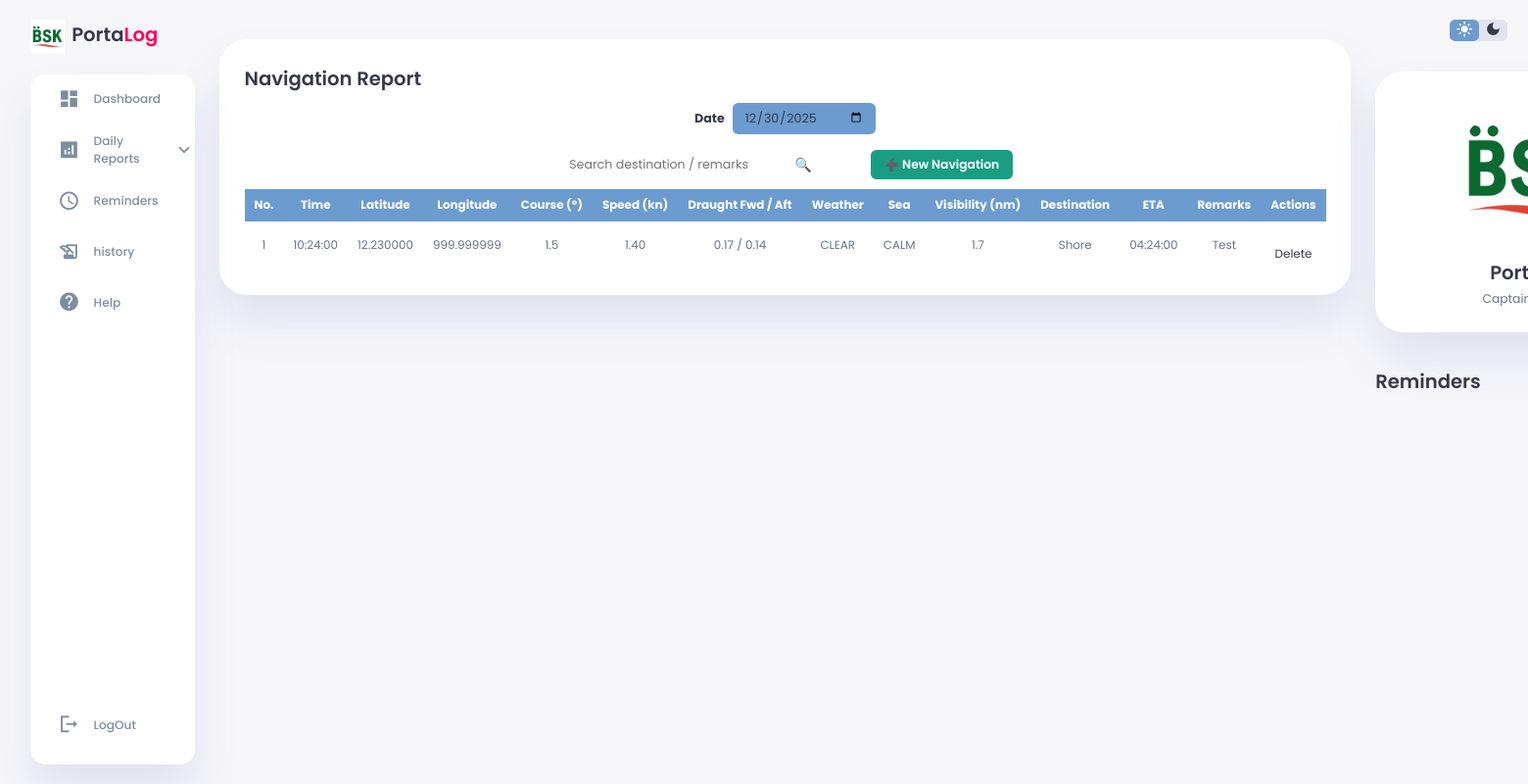
The page /navigation-report.php?date=2025-12-30 (signed in) on the database its author committed.
### tables this page shows
CREATE TABLE `navigationreports` (
  `nav_id` bigint(20) NOT NULL AUTO_INCREMENT,
  `vessel_id` bigint(20) NOT NULL,
  `log_date` date NOT NULL,
  `report_time` time NOT NULL,
  `latitude` decimal(9,6) NOT NULL,
  `longitude` decimal(9,6) NOT NULL,
  `course_deg` decimal(5,1) DEFAULT NULL,
  `speed_kn` decimal(5,2) DEFAULT NULL,
  `draught_fwd_m` decimal(5,2) DEFAULT NULL,
  `draught_aft_m` decimal(5,2) DEFAULT NULL,
  `weather` varchar(120) DEFAULT NULL,
  `sea_state` varchar(60) DEFAULT NULL,
  `visibility_nm` decimal(4,1) DEFAULT NULL,
  `destination` varchar(120) DEFAULT NULL,
  `eta` time DEFAULT NULL,
  `remarks` text DEFAULT NULL,
  PRIMARY KEY (`nav_id`),
  KEY `fk_navigationreports_vessel` (`vessel_id`)
);

### navigation-report.php (the view, shortened to what this page needs)
<?php
require_once "auto_cleanup_reminder.php";
$log_date = $_GET['date'] ?? date("Y-m-d");
$vessel_id = $_SESSION['vessel_id'] ?? null;
$date = $_GET['date'] ?? date("Y-m-d");
$search = $_GET['search'] ?? '';
$sql = "SELECT * FROM navigationreports WHERE vessel_id=? AND log_date=?";
$params = [$vessel_id, $date];
$sql .= " ORDER BY report_time ASC, nav_id ASC";
$stmt = $pdo->prepare($sql);
$stmt->execute($params);
$rows = $stmt->fetchAll(PDO::FETCH_ASSOC);
$q = $pdo->prepare("SELECT status FROM dailystatus WHERE vessel_id=? AND log_date=? LIMIT 1");
$q->execute([$vessel_id, $log_date]);
$status = $q->fetchColumn();
?>
<!DOCTYPE html>
<html lang="en">
<head>
    <link rel="stylesheet" href="style.css" />
    <link rel="stylesheet" href="locked.css" />
</head>
<body>
    <div class="container">
        <aside>
            <div class="toggle">
                <div class="logo">
                    <img src="image/BSK_LOGO.jpg" alt="Logo">
                    <h2>Porta<span class="danger">Log</span></h2>
                </div>
            </div>
            <div class="sidebar">
                <a href="dashboard.php"><span class="material-icons-sharp">dashboard</span>
                    <h3>Dashboard</h3>
                </a>
                <div class="dropdown">
                    <a href="#" class="dropdown-toggle">
                        <span class="material-icons-sharp">analytics</span>
                        <h3>Daily Reports</h3>
                        <span class="material-icons-sharp arrow">expand_more</span>
                    </a>
                </div>
                <a href="captain-reminders.php"><span class="material-icons-sharp">schedule</span>
                    <h3>Reminders</h3>
                </a>
                <a href="history.php"><span class="material-icons-sharp">history_edu</span>
                    <h3>history</h3>
                </a>
                <a href="help.php"><span class="material-icons-sharp">help</span>
                    <h3>Help</h3>
                </a>
                <a href="login.php" class="logout"><span class="material-icons-sharp">logout</span>
                    <h3>LogOut</h3>
                </a>
            </div>
        </aside>
        <main>
            <div class="navigation-table">
                <h2>Navigation Report</h2>
                <form method="GET" class="controls">
                    <div class="date-input">
                        <label for="datePick"><strong>Date</strong></label>
                        <input type="date" id="datePick" name="date" value="<?php echo htmlspecialchars($date); ?>">
                    </div>
                    <div class="search-row">
                        <input type="search" id="searchBox" name="search"
                            placeholder="Search destination / remarks / weather..."
                            value="<?php echo htmlspecialchars($search); ?>">
                        <button type="submit" class="btn btn-primary">🔍 Filter</button>
                        <a class="btn btn-new" href="new-navigation.php">➕ New Navigation</a>
                    </div>
                </form>
                <?php if ($status === "LOCKED"): ?>
                    <div class="locked-notice">
                        <h2>🔒 THE DAY HAS BEEN LOCKED BY MASTER</h2>
                        <p>For unlock it please submit request to the Captain.</p>
                        <a href="javascript:history.back()" class="btn-back">⬅ Go Back</a>
                    </div>
                <?php else: ?>
                    <div class="table-responsive">
                        <table class="nav-table">
                            <thead>
                                <tr>
                                    <th>No.</th>
                                    <th>Time</th>
                                    <th>Latitude</th>
                                    <th>Longitude</th>
                                    <th>Course (°)</th>
                                    <th>Speed (kn)</th>
                                    <th>Draught Fwd / Aft</th>
                                    <th>Weather</th>
                                    <th>Sea</th>
                                    <th>Visibility (nm)</th>
                                    <th>Destination</th>
                                    <th>ETA</th>
                                    <th>Remarks</th>
                                    <th>Actions</th>
                                </tr>
                            </thead>
                            <tbody id="navTable">
                                <?php if ($rows):
                                    $i = 1;
                                    foreach ($rows as $r): ?>
                                        <tr>
                                            <td><?php echo $i++; ?></td>
                                            <td><?php echo htmlspecialchars($r['report_time']); ?></td>
                                            <td><?php echo htmlspecialchars($r['latitude']); ?></td>
                                            <td><?php echo htmlspecialchars($r['longitude']); ?></td>
                                            <td><?php echo htmlspecialchars($r['course_deg']); ?></td>
                                            <td><?php echo htmlspecialchars($r['speed_kn']); ?></td>
                                            <td><?php echo htmlspecialchars($r['draught_fwd_m']) . ' / ' . htmlspecialchars($r['draught_aft_m']); ?>
                                            </td>
                                            <td><?php echo htmlspecialchars($r['weather']); ?></td>
                                            <td><?php echo htmlspecialchars($r['sea_state']); ?></td>
                                            <td><?php echo htmlspecialchars($r['visibility_nm']); ?></td>
                                            <td><?php echo htmlspecialchars($r['destination']); ?></td>
                                            <td><?php echo htmlspecialchars($r['eta']); ?></td>
                                            <td><?php echo htmlspecialchars($r['remarks']); ?></td>
                                            <td>
                                                <a href="edit-navigation.php?id=<?php echo (int) $r['nav_id']; ?>"
                                                    class="btn btn-primary">Edit</a>
                                                <a href="delete-navigation.php?id=<?php echo (int) $r['nav_id']; ?>"
                                                    class="btn btn-accent"
                                                    onclick="return confirm('Delete this record?');">Delete</a>
                                            </td>
                                        </tr>
                                    <?php endforeach;
                                else: ?>
                                    <tr>
                                        <td colspan="14" style="text-align:center;color:var(--muted)">No records found</td>
                                    </tr>
                                <?php endif; ?>
                            </tbody>
                        </table>
                    </div>
                <?php endif; ?>
            </div>
        </main>
        <div class="right-section">
            <div class="nav">
                <div class="dark-mode">
                    <span class="material-icons-sharp active">light_mode</span>
                    <span class="material-icons-sharp">dark_mode</span>
                </div>
            </div>
            <div class="user-profile">
                <div class="logo">
                    <img src="image/BSK_LOGO.jpg" alt="Logo">
                    <h2>PortaLog</h2>
                    <p>Captain Console</p>
                </div>
            </div>
            <div class="reminders" id="reminders-section">
                <div class="header">
                    <h2>Reminders</h2>
                </div>
            </div>
        </div>
    </div>
</body>
</html>

### style.css (style rules this page uses)
:root { --color-primary: #6C9BCF; --color-danger: #FF0060; --color-success: #1B9C85; --color-warning: #F7D060; --color-white: #fff; --color-info-dark: #7d8da1; --color-dark: #363949; --color-light: rgba(132, 139, 200, 0.18); --color-dark-variant: #677483; --color-background: #f6f6f9; --card-border-radius: 2rem; --border-radius-1: 0.4rem; --border-radius-2: 1.2rem; --card-padding: 1.8rem; --padding-1: 1.2rem; --box-shadow: 0 2rem 3rem var(--color-light); }
* { margin: 0; padding: 0; outline: 0; appearance: 0; border: 0; text-decoration: none; box-sizing: border-box; }
html { font-size: 14px; }
body { width: 100vw; height: 100vh; font-family: 'Poppins', sans-serif; font-size: 0.88rem; user-select: none; overflow-x: hidden; color: var(--color-dark); background-color: var(--color-background); }
a { color: var(--color-dark); }
img { display: block; width: 100%; object-fit: cover; }
h2 { font-weight: 600; font-size: 1.4rem; }
h3 { font-weight: 500; font-size: 0.87rem; }
p { color: var(--color-dark-variant); }
.danger { color: var(--color-danger); }
.container { display: grid; width: 96%; margin: 0 auto; gap: 1.8rem; grid-template-columns: 12rem auto 23rem; }
aside { height: 100vh; }
aside .toggle { display: flex; align-items: center; justify-content: space-between; margin-top: 1.4rem; }
aside .toggle .logo { display: flex; gap: 0.5rem; }
aside .toggle .logo img { width: 2.5rem; height: 2.5rem; }
aside .sidebar { display: flex; flex-direction: column; background-color: var(--color-white); box-shadow: var(--box-shadow); border-radius: 15px; height: 88vh; position: relative; top: 1.5rem; transition: all 0.3s ease; }
aside .sidebar a { display: flex; align-items: center; color: var(--color-info-dark); height: 3.7rem; gap: 1rem; position: relative; margin-left: 2rem; transition: all 0.3s ease; }
aside .sidebar a span { font-size: 1.6rem; transition: all 0.3s ease; }
aside .sidebar a:last-child { position: absolute; bottom: 1rem; width: 100%; }
main { margin-top: 1.4rem; }
main table tbody td { height: 2.8rem; border-bottom: 1px solid var(--color-light); color: var(--color-dark-variant); }
main table tbody tr:last-child td { border: none; }
.right-section { margin-top: 1.4rem; }
.right-section .nav { display: flex; justify-content: end; gap: 2rem; }
.right-section .dark-mode { background-color: var(--color-light); display: flex; justify-content: space-between; align-items: center; height: 1.6rem; width: 4.2rem; cursor: pointer; border-radius: var(--border-radius-1); }
.right-section .dark-mode span { font-size: 1.2rem; width: 50%; height: 100%; display: flex; align-items: center; justify-content: center; }
.right-section .dark-mode span.active { background-color: var(--color-primary); color: white; border-radius: var(--border-radius-1); }
.right-section .user-profile { display: flex; justify-content: center; text-align: center; margin-top: 1rem; background-color: var(--color-white); padding: var(--card-padding); border-radius: var(--card-border-radius); box-shadow: var(--box-shadow); cursor: pointer; transition: all 0.3s ease; }
.right-section .user-profile img { width: 11rem; height: auto; margin-bottom: 0.8rem; border-radius: 50%; }
.right-section .user-profile h2 { margin-bottom: 0.2rem; }
.right-section .reminders { margin-top: 2rem; }
.right-section .reminders .header { display: flex; align-items: center; justify-content: space-between; margin-bottom: 0.8rem; }
form { display: flex; flex-direction: column; gap: 1.2rem; }
form input { padding: 12px; border: 1px solid var(--color-light); border-radius: var(--border-radius-1); font-family: 'Poppins', sans-serif; font-size: 0.9rem; }
form button { background: var(--color-primary); color: white; padding: 10px; border: none; border-radius: var(--border-radius-1); cursor: pointer; font-size: 1rem; transition: background 0.3s ease; }

### rows shown on the page
navigationreports: report_time "10:24:00", latitude "12.230000", longitude "999.999999", course_deg "1.5", speed_kn "1.40", draught_fwd_m "0.17", draught_aft_m "0.14", weather "CLEAR", sea_state "CALM", visibility_nm "1.7", destination "Shore", eta "04:24:00", remarks "Test"
